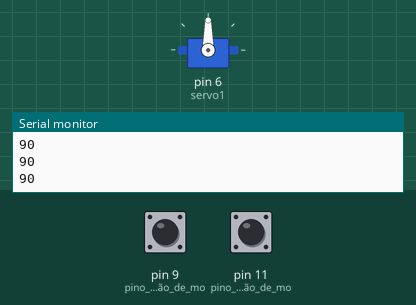
The sketch below on a simulated Arduino Uno, built with avr-gcc and run on an emulated ATmega328P. On the bench: servo, the last lines printed to the serial monitor. The test bench sets the inputs (shaded band); at power-on: pin 9 (pino_de_comunicação_de_mo) HIGH, pin 11 (pino_de_comunicação_de_mo) HIGH.

Above: at 1.2 s.
1.3 s: pin 9 (pino_de_comunicação_de_mo) pulled LOW for 0.15 s
At 1.9 s:
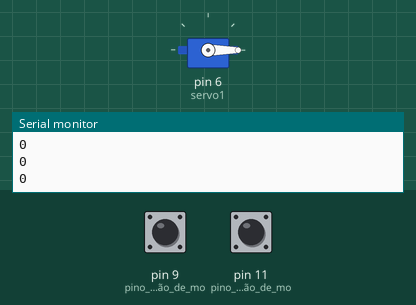
2.9 s: pin 11 (pino_de_comunicação_de_mo) pulled LOW for 0.15 s
At 3.3 s:
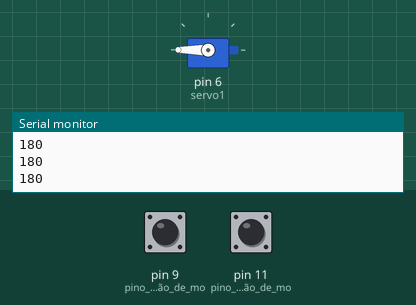
4.5 s: pin 9 (pino_de_comunicação_de_mo) pulled LOW for 1 s
At 5.8 s:
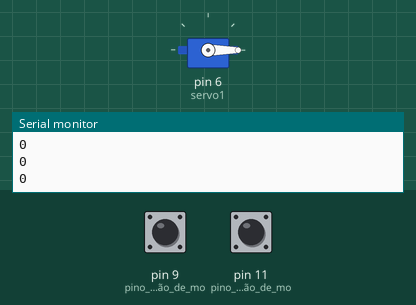
7.0 s: pin 11 (pino_de_comunicação_de_mo) pulled LOW for 1 s
At 7.9 s:
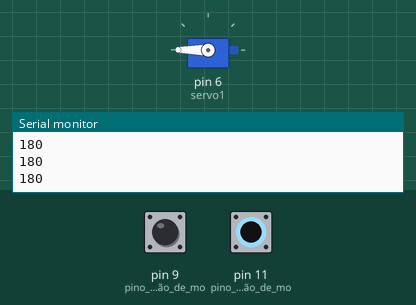
Timing chart, 0 to 10.0 s (numbered marks = the images above; inputs shaded):
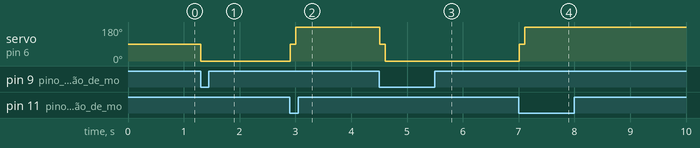

Measured:
- after the input at 1.3 s, servo on pin 6 (servo1): 90° → 0° at once
- after the input at 2.9 s, servo on pin 6 (servo1): 0° → 90° at once, → 180° 0.10 s later
- after the input at 4.5 s, servo on pin 6 (servo1): 180° → 90° at once, → 0° 0.10 s later
- after the input at 7.0 s, servo on pin 6 (servo1): 0° → 90° at once, → 180° 0.10 s later

The sketch:

servo1.2.ino
```cpp
// ***OTIMIZADO***
#include <Servo.h> // biblioteca de comandos do Servo;
Servo servo1;
int angle=90; // angulo de leitura e execução do Servo;
int ang_inicial = 0;
int ang_limite = 180;
int var = 90; // variação controlada pelo usuário;

void setup()
{
  pinMode(9, INPUT_PULLUP); // pino de comunicação de movimento para a esquerda;
  pinMode(11, INPUT_PULLUP); // pino de comunicação de movimento para a direita;
  Serial.begin(9600);
  servo1.attach(6);
}

void loop() {
  while(angle > (-1 * var) && (angle < ang_limite + var)) // condição de verificação do angulo;
  {
    if(digitalRead(11) == 0) angle += var;
    if(digitalRead(9) == 0) angle -= var;

    if(angle <= ang_inicial) angle = ang_inicial; // limitando um angulo inicial;
    if(angle >= ang_limite) angle = ang_limite; // limitando um angulo final;

    servo1.write(angle); // envia o sinal de atualização angulo para o Servo.
    Serial.println(angle);
    delay(100);
  }
}
```
